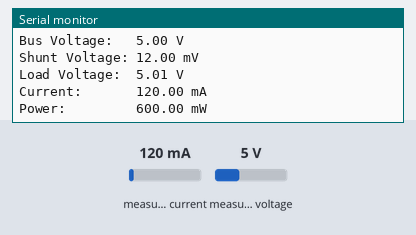
The sketch below on a simulated Arduino Uno, built with avr-gcc and run on an emulated ATmega328P. Parts: the last lines printed to the serial monitor. The inputs (shaded band) are chosen by the test bench; at power-on: measured current 120 mA, measured voltage 5 V.

Above: at 1.2 s.
1.3 s: measured current set to 40 mA
At 3.1 s:
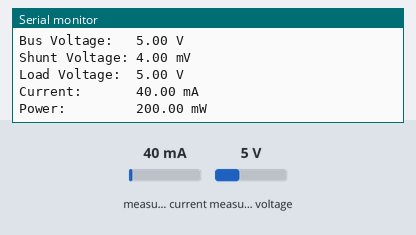
3.4 s: measured voltage set to 0.3 V
At 5.2 s:
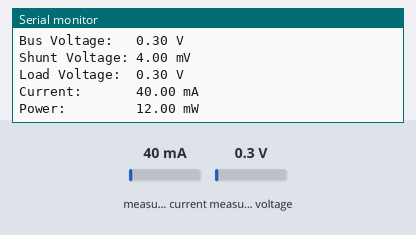
5.5 s: measured current set to 500 mA
At 7.2 s:
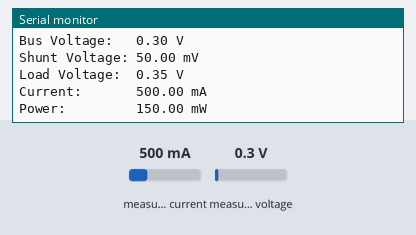
Timing chart, 0 to 8.7 s (numbered marks = the images above; inputs shaded):
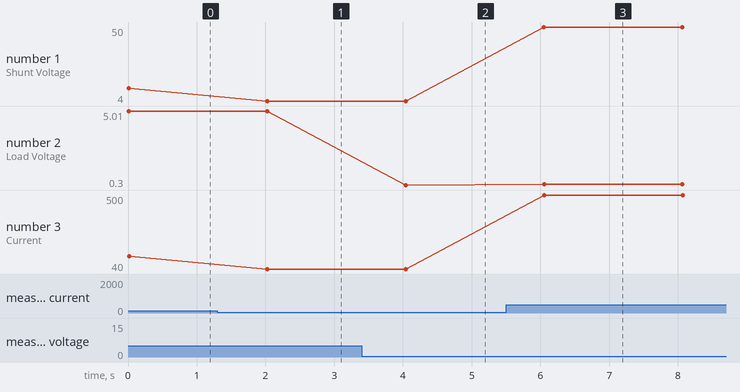

Measured:
- after the input at 1.3 s, the serial monitor: prints a new line after 0.72 s (image 1)
- after the input at 3.4 s, the serial monitor: prints a new line after 0.64 s (image 2)
- after the input at 5.5 s, the serial monitor: prints a new line after 0.55 s (image 3)
- plotted number 1: 12 → 4 after the input at 1.3 s, 4 → 50 after the input at 5.5 s
- plotted number 2: 5 → 0.3 after the input at 3.4 s, 0.3 → 0.35 after the input at 5.5 s
- plotted number 3: 120 → 40 after the input at 1.3 s, 40 → 500 after the input at 5.5 s

The sketch:

09_current_measurement_INA219.ino
```cpp
// Following the tutorial from Adafruit:
// https://learn.adafruit.com/adafruit-ina219-current-sensor-breakout?view=all

// Need to install the library
#include <Wire.h>
#include <Adafruit_INA219.h>

// WARNING: Even if there is nothing connected there is never a clean zero amps.

Adafruit_INA219 ina219;

void setup() {
  Serial.begin(115200);
  // put your setup code here, to run once:

  uint32_t currentFrequency;

  Serial.println("Hello!");

  // Initialize the INA219.
  // By default the initialization will use the largest range (32V, 2A).  However
  // you can call a setCalibration function to change this range (see comments).
  ina219.begin();
  // To use a slightly lower 32V, 1A range (higher precision on amps):
  //ina219.setCalibration_32V_1A();
  // Or to use a lower 16V, 400mA range (higher precision on volts and amps):
  //ina219.setCalibration_16V_400mA();

  Serial.println("Measuring voltage and current with INA219 ...");


}

void loop() {
  float shuntvoltage = 0;
  float busvoltage = 0;
  float current_mA = 0;
  float loadvoltage = 0;
  float power_mW = 0;

  shuntvoltage = ina219.getShuntVoltage_mV();
  busvoltage = ina219.getBusVoltage_V();
  current_mA = ina219.getCurrent_mA();
  power_mW = ina219.getPower_mW();
  loadvoltage = busvoltage + (shuntvoltage / 1000);

  Serial.print("Bus Voltage:   "); Serial.print(busvoltage); Serial.println(" V");
  Serial.print("Shunt Voltage: "); Serial.print(shuntvoltage); Serial.println(" mV");
  Serial.print("Load Voltage:  "); Serial.print(loadvoltage); Serial.println(" V");
  Serial.print("Current:       "); Serial.print(current_mA); Serial.println(" mA");
  Serial.print("Power:         "); Serial.print(power_mW); Serial.println(" mW");
  Serial.println("");

  delay(2000);
}
```
